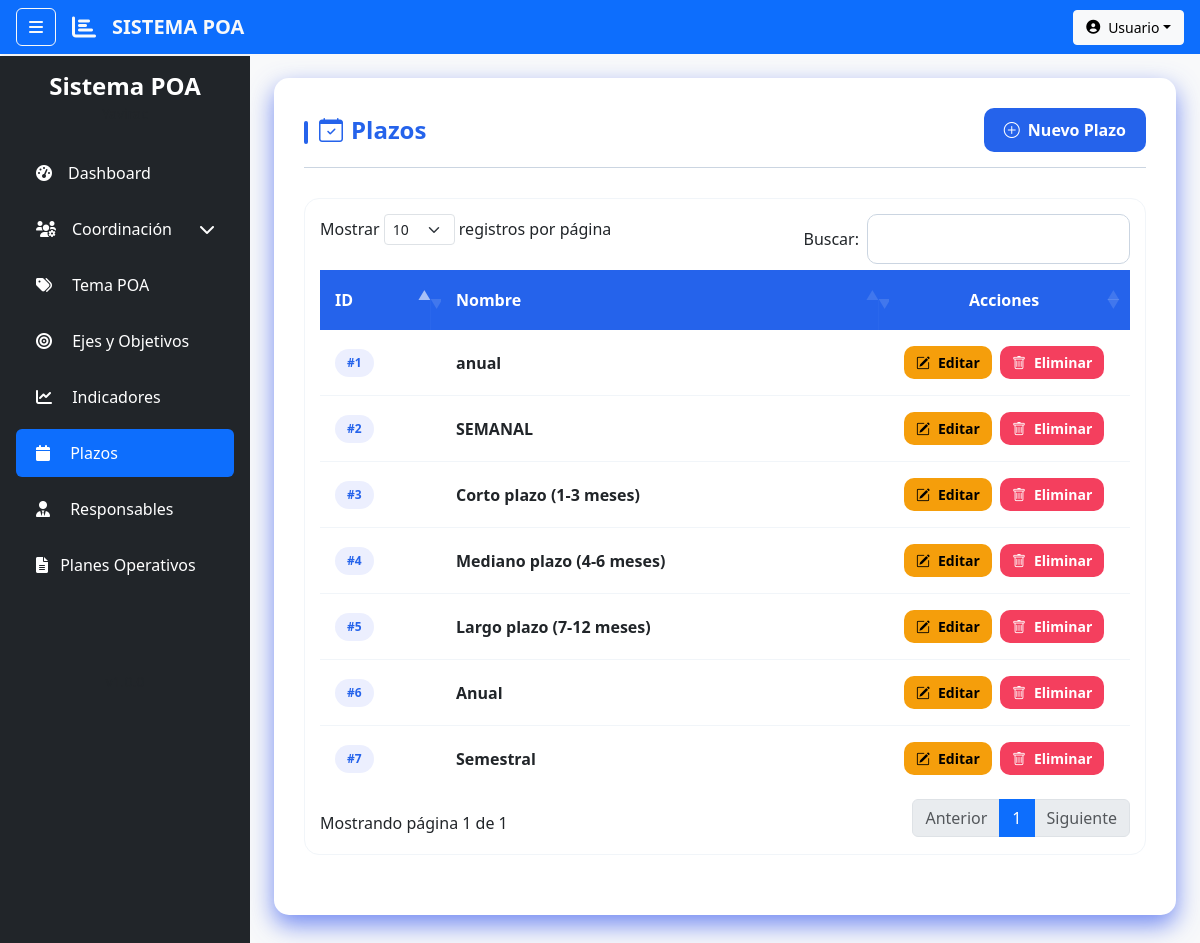
Page /index.php?action=plazos (signed in) on the committed database.
### tables this page shows
CREATE TABLE `plazos` (
  `id_plazo` int(11) NOT NULL,
  `nombre_plazo` varchar(50) NOT NULL
);

### controllers/PlazoController.php (called while the page is built, shortened)
<?php
require_once 'models/Plazo.php';
class PlazoController {
    public function index() {
        $plazos = Plazo::all();
        require_once 'views/layout/header.php';
        require_once 'views/plazos/index.php';
        require_once 'views/layout/footer.php';
    }
}

### models/Plazo.php (called while the page is built, shortened)
<?php
class Plazo {
    public static function all() {
        $db = Database::connect();
        $sql = "SELECT * FROM plazos ORDER BY id_plazo DESC";
        return $db->query($sql)->fetchAll(PDO::FETCH_ASSOC);
    }
}

### views/plazos/index.php (the view, shortened to what this page needs)
<!DOCTYPE html>
<html lang="es">
<head>
    <link href="https://cdn.jsdelivr.net/npm/bootstrap@5.3.0-alpha1/dist/css/bootstrap.min.css" rel="stylesheet">
    <link rel="stylesheet" href="https://cdn.jsdelivr.net/npm/bootstrap-icons@1.10.3/font/bootstrap-icons.css">
    <link rel="stylesheet" href="public/css/plazos.css">
</head>
<body>
    <div class="container-fluid">
        <div class="page-header">
            <h4><i class="bi bi-calendar-check me-2"></i>Plazos</h4>
            <button class="btn btn-primary btn-modern" data-bs-toggle="modal" data-bs-target="#modalPlazo">
                <i class="bi bi-plus-circle"></i> Nuevo Plazo
            </button>
        </div>
        <div class="table-container">
            <table class="table table-hover">
                <thead class="table-primary">
                    <tr>
                        <th width="80">ID</th>
                        <th>Nombre</th>
                        <th width="200" class="text-center">Acciones</th>
                    </tr>
                </thead>
                <tbody>
                    <?php foreach($plazos as $i => $p): ?>
                    <tr style="--i: <?= $i ?>;">
                        <td data-label="ID">
                            <span class="id-badge">#<?= $p['id_plazo'] ?></span>
                        </td>
                        <td data-label="Nombre" class="nombre-cell">
                            <?= $p['nombre_plazo'] ?>
                        </td>
                        <td data-label="Acciones" class="actions-cell">
                            <div class="action-buttons">
                                <button class="btn btn-warning btn-sm btn-modern"
                                        data-bs-toggle="modal"
                                        data-bs-target="#editar<?= $p['id_plazo'] ?>">
                                    <i class="bi bi-pencil-square"></i> Editar
                                </button>
                                <a href="index.php?action=eliminarPlazo&id=<?= $p['id_plazo'] ?>"
                                   class="btn btn-danger btn-sm btn-modern">
                                    <i class="bi bi-trash"></i> Eliminar
                                </a>
                            </div>
                        </td>
                    </tr>
                    <?php endforeach ?>
                </tbody>
            </table>
        </div>
    </div>
</body>
</html>

### public/css/styles.css (style rules this page uses)
body:not(.login-page) { overflow: hidden; height: 100vh; }

### public/css/plazos.css (style rules this page uses)
:root { --primary-color: #2563eb; --secondary-color: #2563eb; --accent-color: #2563eb; --light-color: #f8f9fa; --dark-color: #212529; --success-color: #4ade80; --danger-color: #f43f5e; --warning-color: #f59e0b; --info-color: #0ea5e9; --gray-light: #f1f5f9; --gray-medium: #cbd5e1; --border-radius: 15px; --box-shadow: 0 10px 25px #4362eebb; --box-shadow-hover: 0 15px 35px rgba(0, 0, 0, 0.2); --transition: all 0.3s ease; }
.container-fluid { padding: 30px; background-color: white; border-radius: var(--border-radius); box-shadow: var(--box-shadow); margin-bottom: 30px; }
.page-header { display: flex; justify-content: space-between; align-items: center; margin-bottom: 30px; padding-bottom: 15px; border-bottom: 1px solid var(--gray-medium); }
.page-header h4 { font-weight: 700; color: var(--secondary-color); font-size: 1.5rem; position: relative; padding-left: 15px; margin: 0; }
.page-header h4:before { content: ""; position: absolute; left: 0; top: 5px; height: 80%; width: 4px; background-color: var(--accent-color); border-radius: 4px; }
.btn-modern { border-radius: 10px; font-weight: 600; padding: 10px 20px; transition: var(--transition); display: inline-flex; align-items: center; gap: 8px; border: none; }
.btn-primary { background-color: var(--primary-color); border-color: var(--primary-color); }
.btn-warning { background-color: var(--warning-color); border-color: var(--warning-color); }
.btn-danger { background-color: var(--danger-color); border-color: var(--danger-color); }
.btn-sm { padding: 6px 12px; font-size: 0.875rem; }
.table-container { border-radius: var(--border-radius); overflow: hidden; margin-bottom: 30px; padding: 15px; border: 1px solid var(--gray-light); }
.table { margin-bottom: 0; border-collapse: separate; border-spacing: 0; width: 100%; }
.table thead th { background-color: var(--primary-color); color: white; font-weight: 600; padding: 18px 15px; border: none; position: relative; }
.table thead th:not(:last-child):after { content: ""; position: absolute; right: 0; top: 20%; height: 60%; width: 1px; background-color: rgba(255, 255, 255, 0.2); }
.table tbody tr { transition: var(--transition); }
.table tbody td { padding: 16px 15px; border-bottom: 1px solid var(--gray-light); vertical-align: middle; }
.table tbody tr:last-child td { border-bottom: none; }
.id-badge { background-color: rgba(67, 97, 238, 0.1); color: var(--primary-color); font-weight: 600; padding: 5px 12px; border-radius: 20px; font-size: 0.75rem; display: inline-block; }
.actions-cell { min-width: 200px; }
.action-buttons { display: flex; gap: 8px; flex-wrap: wrap; }
.table tbody tr { animation: fadeIn 0.5s ease forwards; animation-delay: calc(var(--i) * 0.05s); opacity: 0; }
.nombre-cell { font-weight: 600; color: var(--dark-color); font-size: 1rem; }

### rows in the picture
plazos: $i 0 (drawn), id_plazo "7", nombre_plazo "Semestral"
plazos: $i 1 (drawn), id_plazo "6", nombre_plazo "Anual"
plazos: $i 2 (drawn), id_plazo "5", nombre_plazo "Largo plazo (7-12 meses)"
plazos: $i 3 (drawn), id_plazo "4", nombre_plazo "Mediano plazo (4-6 meses)"
plazos: $i 4 (drawn), id_plazo "3", nombre_plazo "Corto plazo (1-3 meses)"
plazos: $i 5 (drawn), id_plazo "2", nombre_plazo "SEMANAL"
plazos: $i 6 (drawn), id_plazo "1", nombre_plazo "anual"

### other values in the picture
$_SESSION['usuario']['nombre'] "Usuario"
